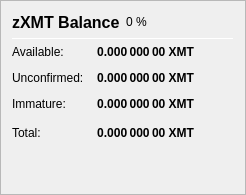
                   <widget class="QFrame" name="frame_ZerocoinBalances">
                    <property name="frameShape">
                     <enum>QFrame::StyledPanel</enum>
                    </property>
                    <property name="frameShadow">
                     <enum>QFrame::Raised</enum>
                    </property>
                    <layout class="QVBoxLayout" name="verticalLayout_7">
                     <item>
                      <layout class="QHBoxLayout" name="horizontalLayout_8" stretch="0,0,0">
                       <item>
                        <widget class="QLabel" name="label_5z_3">
                         <property name="minimumSize">
                          <size>
                           <width>0</width>
                           <height>20</height>
                          </size>
                         </property>
                         <property name="font">
                          <font>
                           <pointsize>12</pointsize>
                           <weight>75</weight>
                           <bold>true</bold>
                          </font>
                         </property>
                         <property name="text">
                          <string>zXMT Balance</string>
                         </property>
                        </widget>
                       </item>
                       <item>
                        <widget class="QLabel" name="labelzXMTPercent">
                         <property name="text">
                          <string notr="true">0 %</string>
                         </property>
                        </widget>
                       </item>
                       <item>
                        <spacer name="horizontalSpacer_11">
                         <property name="orientation">
                          <enum>Qt::Horizontal</enum>
                         </property>
                         <property name="sizeHint" stdset="0">
                          <size>
                           <width>40</width>
                           <height>20</height>
                          </size>
                         </property>
                        </spacer>
                       </item>
                      </layout>
                     </item>
                     <item>
                      <widget class="Line" name="line_ZerocoinBalance">
                       <property name="minimumSize">
                        <size>
                         <width>0</width>
                         <height>1</height>
                        </size>
                       </property>
                       <property name="maximumSize">
                        <size>
                         <width>16777215</width>
                         <height>1</height>
                        </size>
                       </property>
                       <property name="orientation">
                        <enum>Qt::Horizontal</enum>
                       </property>
                      </widget>
                     </item>
                     <item>
                      <layout class="QGridLayout" name="gridLayout_5">
                       <property name="spacing">
                        <number>12</number>
                       </property>
                       <item row="1" column="0">
                        <widget class="QLabel" name="labelzBalanceMatureText">
                         <property name="toolTip">
                          <string>Mature: more than 20 confirmation and more than 1 mint of the same denomination after it was minted.
These zXMT are spendable.</string>
                         </property>
                         <property name="text">
                          <string>Available:</string>
                         </property>
                        </widget>
                       </item>
                       <item row="1" column="1">
                        <widget class="QLabel" name="labelzBalanceMature">
                         <property name="font">
                          <font>
                           <weight>75</weight>
                           <bold>true</bold>
                          </font>
                         </property>
                         <property name="toolTip">
                          <string>Mature: more than 20 confirmation and more than 1 mint of the same denomination after it was minted.
These zXMT are spendable.</string>
                         </property>
                         <property name="text">
                          <string notr="true">0.000 000 00 XMT</string>
                         </property>
                         <property name="alignment">
                          <set>Qt::AlignRight|Qt::AlignTrailing|Qt::AlignVCenter</set>
                         </property>
                        </widget>
                       </item>
                       <item row="2" column="0">
                        <widget class="QLabel" name="labelzBalanceUnconfirmedText">
                         <property name="toolTip">
                          <string>Unconfirmed: less than 20 confirmations
Immature: confirmed, but less than 1 mint of the same denomination after it was minted</string>
                         </property>
                         <property name="text">
                          <string>Unconfirmed:</string>
                         </property>
                        </widget>
                       </item>
                       <item row="2" column="1">
                        <widget class="QLabel" name="labelzBalanceUnconfirmed">
                         <property name="font">
                          <font>
                           <weight>75</weight>
                           <bold>true</bold>
                          </font>
                         </property>
                         <property name="toolTip">
                          <string>Unconfirmed: less than 20 confirmations
Immature: confirmed, but less than 1 mint of the same denomination after it was minted</string>
                         </property>
                         <property name="text">
                          <string notr="true">0.000 000 00 XMT</string>
                         </property>
                         <property name="alignment">
                          <set>Qt::AlignRight|Qt::AlignTrailing|Qt::AlignVCenter</set>
                         </property>
                        </widget>
                       </item>
                       <item row="3" column="0">
                        <widget class="QLabel" name="labelzBalanceImmatureText">
                         <property name="toolTip">
                          <string>Unconfirmed: less than 20 confirmations
Immature: confirmed, but less than 1 mint of the same denomination after it was minted</string>
                         </property>
                         <property name="text">
                          <string>Immature:</string>
                         </property>
                        </widget>
                       </item>
                       <item row="3" column="1">
                        <widget class="QLabel" name="labelzBalanceImmature">
                         <property name="font">
                          <font>
                           <weight>75</weight>
                           <bold>true</bold>
                          </font>
                         </property>
                         <property name="toolTip">
                          <string>Unconfirmed: less than 20 confirmations
Immature: confirmed, but less than 1 mint of the same denomination after it was minted</string>
                         </property>
                         <property name="text">
                          <string notr="true">0.000 000 00 XMT</string>
                         </property>
                         <property name="alignment">
                          <set>Qt::AlignRight|Qt::AlignTrailing|Qt::AlignVCenter</set>
                         </property>
                        </widget>
                       </item>
                       <item row="4" column="0">
                        <widget class="QLabel" name="labelzBalanceText">
                         <property name="toolTip">
                          <string>Your current zXMT balance, unconfirmed and immature zXMT included.</string>
                         </property>
                         <property name="text">
                          <string>Total:</string>
                         </property>
                        </widget>
                       </item>
                       <item row="4" column="1">
                        <widget class="QLabel" name="labelzBalance">
                         <property name="font">
                          <font>
                           <weight>75</weight>
                           <bold>true</bold>
                          </font>
                         </property>
                         <property name="cursor">
                          <cursorShape>IBeamCursor</cursorShape>
                         </property>
                         <property name="toolTip">
                          <string>Your current zXMT balance, unconfirmed and immature zXMT included.</string>
                         </property>
                         <property name="text">
                          <string notr="true">0.000 000 00 XMT</string>
                         </property>
                         <property name="alignment">
                          <set>Qt::AlignRight|Qt::AlignTrailing|Qt::AlignVCenter</set>
                         </property>
                         <property name="textInteractionFlags">
                          <set>Qt::LinksAccessibleByMouse|Qt::TextSelectableByKeyboard|Qt::TextSelectableByMouse</set>
                         </property>
                        </widget>
                       </item>
                       <item row="4" column="2">
                        <spacer name="horizontalSpacer_4">
                         <property name="orientation">
                          <enum>Qt::Horizontal</enum>
                         </property>
                         <property name="sizeHint" stdset="0">
                          <size>
                           <width>40</width>
                           <height>20</height>
                          </size>
                         </property>
                        </spacer>
                       </item>
                      </layout>
                     </item>
                     <item>
                      <spacer name="verticalSpacer_4">
                       <property name="orientation">
                        <enum>Qt::Vertical</enum>
                       </property>
                       <property name="sizeHint" stdset="0">
                        <size>
                         <width>20</width>
                         <height>40</height>
                        </size>
                       </property>
                      </spacer>
                     </item>
                    </layout>
                   </widget>
